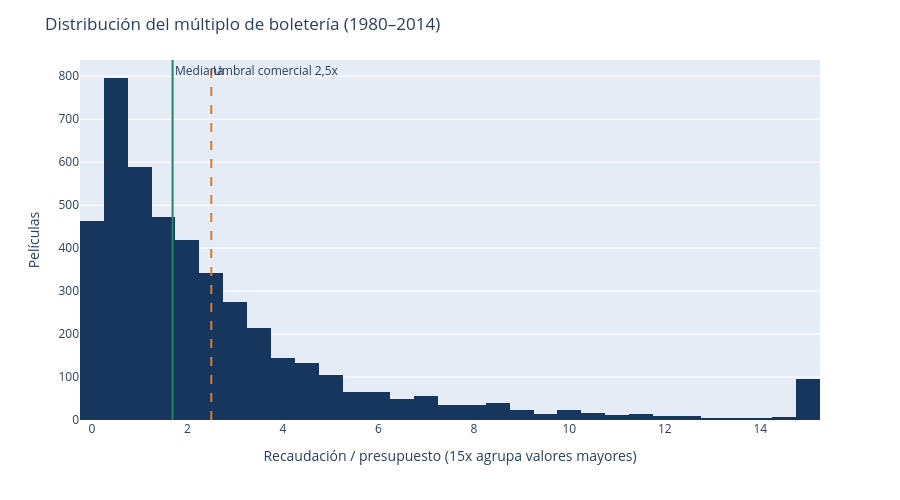

Source (notebook cell):
### Markdown cell above
### Distribución del retorno: gráfico interactivo

Pasá el mouse sobre cada barra para ver el múltiplo y la cantidad de películas. Los valores mayores a 15x se agrupan en la última barra. [Abrir el gráfico en el navegador](../salidas/01_distribucion_interactiva.html).

### Code cell
# PLOTLY_OUTPUT
histograma = train[['multiplo']].copy()
histograma['multiplo'] = histograma.multiplo.clip(upper=15)
figura_interactiva = px.histogram(histograma,x='multiplo',nbins=30,
    color_discrete_sequence=['#17365d'])
figura_interactiva.update_traces(hovertemplate=(
    'Múltiplo: %{x:.1f}x<br>Películas: %{y:,}<extra></extra>'))
figura_interactiva.add_vline(x=2.5, line_dash='dash', line_color='#db7c26',
                             annotation_text='Umbral comercial 2,5x')
figura_interactiva.add_vline(x=train.multiplo.median(),
                             line_color='#2b806a', annotation_text='Mediana')
figura_interactiva.update_layout(
    title='Distribución del múltiplo de boletería (1980–2014)',
    xaxis_title='Recaudación / presupuesto (15x agrupa valores mayores)',
    yaxis_title='Películas', bargap=0, height=500)
figura_interactiva.write_html(salidas/'01_distribucion_interactiva.html',
                              include_plotlyjs=True)
display(figura_interactiva)
print('HTML:', salidas/'01_distribucion_interactiva.html')

### Figure 1 — Plotly figure (JSON) as saved in the notebook; plotly's stock layout.template omitted (floating-point values rounded to 4 significant figures; data arrays with more than 128 entries replaced by an {"elided": "..."} marker saying what was removed)
{"data": [{"bingroup": "x", "hovertemplate": "Múltiplo: %{x:.1f}x<br>Películas: %{y:,}<extra></extra>", "legendgroup": "", "marker": {"color": "#17365d", "pattern": {"shape": ""}}, "name": "", "nbinsx": 30, "orientation": "v", "showlegend": false, "type": "histogram", "x": {"elided": "4537 float values"}, "xaxis": "x", "yaxis": "y"}], "layout": {"annotations": [{"showarrow": false, "text": "Umbral comercial 2,5x", "x": 2.5, "xanchor": "left", "xref": "x", "y": 1, "yanchor": "top", "yref": "y domain"}, {"showarrow": false, "text": "Mediana", "x": 1.689, "xanchor": "left", "xref": "x", "y": 1, "yanchor": "top", "yref": "y domain"}], "bargap": 0, "barmode": "relative", "height": 500, "legend": {"tracegroupgap": 0}, "margin": {"t": 60}, "shapes": [{"line": {"color": "#db7c26", "dash": "dash"}, "type": "line", "x0": 2.5, "x1": 2.5, "xref": "x", "y0": 0, "y1": 1, "yref": "y domain"}, {"line": {"color": "#2b806a"}, "type": "line", "x0": 1.689, "x1": 1.689, "xref": "x", "y0": 0, "y1": 1, "yref": "y domain"}], "title": {"text": "Distribución del múltiplo de boletería (1980–2014)"}, "xaxis": {"anchor": "y", "domain": [0, 1], "title": {"text": "Recaudación / presupuesto (15x agrupa valores mayores)"}}, "yaxis": {"anchor": "x", "domain": [0, 1], "title": {"text": "Películas"}}}}
